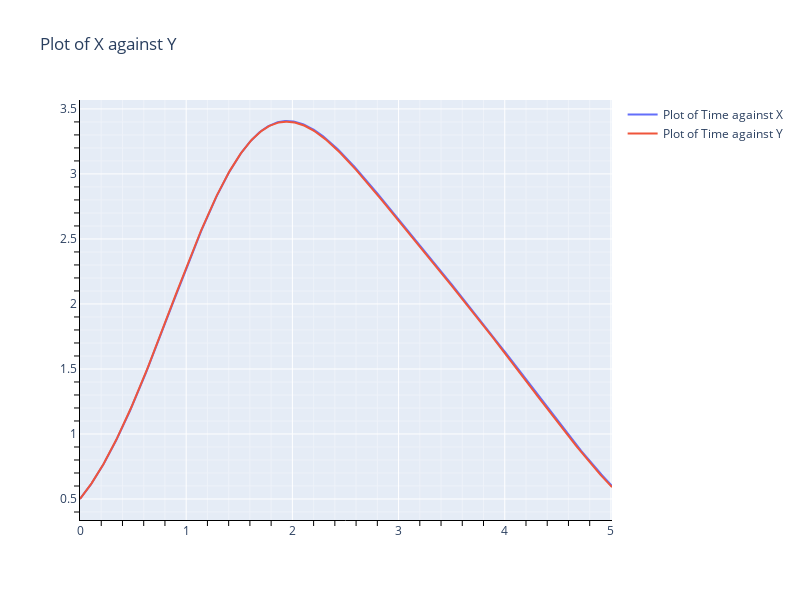

Write notebook code for a chart like this one.
### Markdown cell above
<H2> Явный метод Эйлера

### Code cell
method_name = "_ode_explicit_Euler_output"

df = pd.read_csv(fout_dir + file_name_2 + method_name + ".csv")


def u_func(t):
    return np.exp(np.sin(t)) - np.cos(t) + 0.5


t = df["time"]
y = df["u0"]
u = u_func(t)


draw_plots_plotly(t, y, u)

### Figure 1 — Plotly figure (JSON) as saved in the notebook; plotly's stock layout.template omitted (floating-point values rounded to 4 significant figures; data arrays with more than 128 entries replaced by an {"elided": "..."} marker saying what was removed)
{"data": [{"mode": "lines", "name": "Plot of Time against X", "type": "scatter", "x": {"elided": "502 float values"}, "y": {"elided": "502 float values"}}, {"mode": "lines", "name": "Plot of Time against Y", "type": "scatter", "x": {"elided": "502 float values"}, "y": {"elided": "502 float values"}}], "layout": {"autosize": false, "height": 600, "title": {"text": "Plot of X against Y"}, "width": 800, "xaxis": {"linecolor": "black", "linewidth": 1, "minor": {"showgrid": true, "tickcolor": "black", "ticklen": 5}, "showline": true}, "yaxis": {"linecolor": "black", "linewidth": 1, "minor": {"showgrid": true, "tickcolor": "black", "ticklen": 5}, "showline": true}}}
